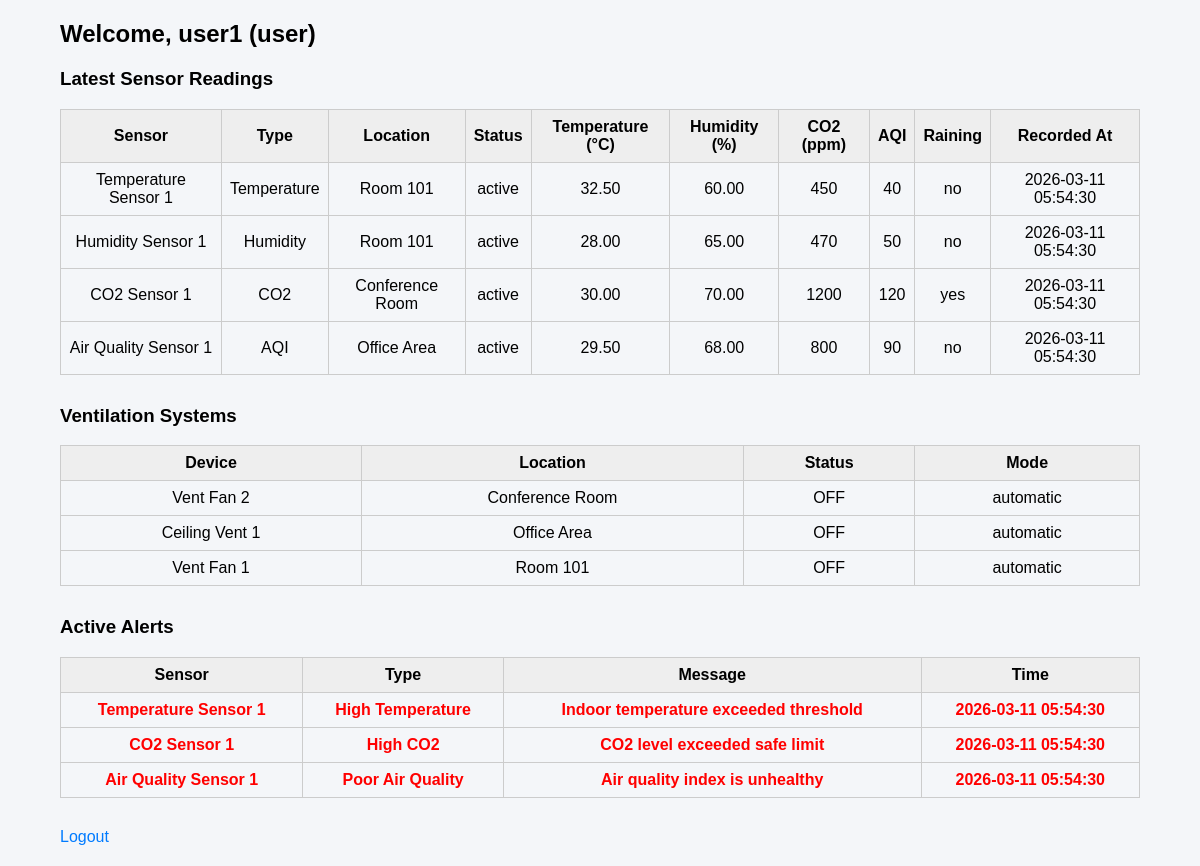
Page /user/dashboard.php (signed in) on the committed database.
### tables this page shows
CREATE TABLE users (
    user_id INT AUTO_INCREMENT PRIMARY KEY,
    username VARCHAR(50) NOT NULL UNIQUE,
    email VARCHAR(100) NOT NULL UNIQUE,
    password VARCHAR(255) NOT NULL,
    role ENUM('admin','manager','user') NOT NULL DEFAULT 'user',
    created_at TIMESTAMP DEFAULT CURRENT_TIMESTAMP
);

CREATE TABLE ventilation_systems (
    ventilation_id INT AUTO_INCREMENT PRIMARY KEY,
    device_name VARCHAR(50) NOT NULL,
    location VARCHAR(100) NOT NULL,
    status ENUM('ON','OFF') NOT NULL DEFAULT 'OFF',
    mode ENUM('manual','automatic') NOT NULL DEFAULT 'automatic'
);

CREATE TABLE alerts (
    alert_id INT AUTO_INCREMENT PRIMARY KEY,
    sensor_id INT NOT NULL,
    alert_type VARCHAR(50) NOT NULL,
    message TEXT NOT NULL,
    alert_time TIMESTAMP DEFAULT CURRENT_TIMESTAMP,
    status ENUM('active','resolved') NOT NULL DEFAULT 'active',
    
    FOREIGN KEY (sensor_id) REFERENCES sensors(sensor_id)
    ON DELETE CASCADE
);

CREATE TABLE sensors (
    sensor_id INT AUTO_INCREMENT PRIMARY KEY,
    sensor_name VARCHAR(50) NOT NULL,
    sensor_type ENUM('Temperature','Humidity','CO2','AQI') NOT NULL,
    location VARCHAR(100) NOT NULL,
    status ENUM('active','inactive') NOT NULL DEFAULT 'active'
);

### user/dashboard.php (the view, shortened to what this page needs)
<?php
include "config/db.php";
$user_id = $_SESSION['user_id'];
$stmt = $conn->prepare("SELECT username, role FROM users WHERE user_id=?");
$stmt->bind_param("i", $user_id);
$stmt->execute();
$result = $stmt->get_result();
$user = $result->fetch_assoc();
$sensor_sql = "
    SELECT s.sensor_name, s.sensor_type, s.location, s.status,
           r.temperature, r.humidity, r.co2_level, r.air_quality_index, r.raining, r.recorded_at
    FROM sensors s
    LEFT JOIN (
        SELECT sensor_id, temperature, humidity, co2_level, air_quality_index, raining, recorded_at
        FROM air_readings
        WHERE (sensor_id, recorded_at) IN (
            SELECT sensor_id, MAX(recorded_at) FROM air_readings GROUP BY sensor_id
        )
    ) r ON s.sensor_id = r.sensor_id
    ORDER BY s.sensor_type
";
$sensor_result = $conn->query($sensor_sql);
$vent_sql = "SELECT * FROM ventilation_systems ORDER BY location";
$vent_result = $conn->query($vent_sql);
$alert_sql = "SELECT a.*, s.sensor_name FROM alerts a JOIN sensors s ON a.sensor_id = s.sensor_id WHERE a.status='active' ORDER BY alert_time DESC";
$alert_result = $conn->query($alert_sql);
?>
<!DOCTYPE html>
<html lang="en">
<head>
</head>
<body>
<div class="container">
<h2>Welcome, <?php echo htmlspecialchars($user['username']); ?> (<?php echo $user['role']; ?>)</h2>
<h3>Latest Sensor Readings</h3>
<table>
<tr>
<th>Sensor</th><th>Type</th><th>Location</th><th>Status</th>
<th>Temperature (°C)</th><th>Humidity (%)</th><th>CO2 (ppm)</th><th>AQI</th><th>Raining</th><th>Recorded At</th>
</tr>
<?php while($row = $sensor_result->fetch_assoc()): ?>
<tr>
<td><?php echo $row['sensor_name']; ?></td>
<td><?php echo $row['sensor_type']; ?></td>
<td><?php echo $row['location']; ?></td>
<td><?php echo $row['status']; ?></td>
<td><?php echo $row['temperature'] ?? '-'; ?></td>
<td><?php echo $row['humidity'] ?? '-'; ?></td>
<td><?php echo $row['co2_level'] ?? '-'; ?></td>
<td><?php echo $row['air_quality_index'] ?? '-'; ?></td>
<td><?php echo $row['raining'] ?? '-'; ?></td>
<td><?php echo $row['recorded_at'] ?? '-'; ?></td>
</tr>
<?php endwhile; ?>
</table>
<h3>Ventilation Systems</h3>
<table>
<tr><th>Device</th><th>Location</th><th>Status</th><th>Mode</th></tr>
<?php while($vent = $vent_result->fetch_assoc()): ?>
<tr>
<td><?php echo $vent['device_name']; ?></td>
<td><?php echo $vent['location']; ?></td>
<td><?php echo $vent['status']; ?></td>
<td><?php echo $vent['mode']; ?></td>
</tr>
<?php endwhile; ?>
</table>
<h3>Active Alerts</h3>
<table>
<tr><th>Sensor</th><th>Type</th><th>Message</th><th>Time</th></tr>
<?php while($alert = $alert_result->fetch_assoc()): ?>
<tr class="alert">
<td><?php echo $alert['sensor_name']; ?></td>
<td><?php echo $alert['alert_type']; ?></td>
<td><?php echo $alert['message']; ?></td>
<td><?php echo $alert['alert_time']; ?></td>
</tr>
<?php endwhile; ?>
</table>
<a href="logout.php">Logout</a>
</div>
</body>
</html>

### user/dashboard.php (style rules this page uses)
body { font-family:Arial; background:#f4f6f9; margin:0; padding:0; }
.container { width:90%; margin:auto; padding:20px; }
h2,h3 { margin-top:0; }
table { width:100%; border-collapse:collapse; margin-bottom:30px; }
th,td { border:1px solid #ccc; padding:8px; text-align:center; }
th { background:#eee; }
.alert { color:red; font-weight:bold; }
a { text-decoration:none; color:#007bff; }

### rows in the picture
users: username "user1", role "user"
ventilation_systems: device_name "Vent Fan 2", location "Conference Room", status "OFF", mode "automatic"
ventilation_systems: device_name "Ceiling Vent 1", location "Office Area", status "OFF", mode "automatic"
ventilation_systems: device_name "Vent Fan 1", location "Room 101", status "OFF", mode "automatic"
alerts: sensor.sensor_name "Temperature Sensor 1", alert_type "High Temperature", message "Indoor temperature exceeded threshold", alert_time "2026-03-11 05:54:30"
alerts: sensor.sensor_name "CO2 Sensor 1", alert_type "High CO2", message "CO2 level exceeded safe limit", alert_time "2026-03-11 05:54:30"
alerts: sensor.sensor_name "Air Quality Sensor 1", alert_type "Poor Air Quality", message "Air quality index is unhealthy", alert_time "2026-03-11 05:54:30"

### other values in the picture
$row['sensor_name'] "Temperature Sensor 1"
$row['sensor_type'] "Temperature"
$row['location'] "Room 101"
$row['status'] "active"
$row['temperature'] "32.50"
$row['humidity'] "60.00"
$row['co2_level'] "450"
$row['air_quality_index'] "40"
$row['raining'] "no"
$row['recorded_at'] "2026-03-11 05:54:30"
$row['sensor_name'] "Humidity Sensor 1"
$row['sensor_type'] "Humidity"
$row['temperature'] "28.00"
$row['humidity'] "65.00"
$row['co2_level'] "470"
